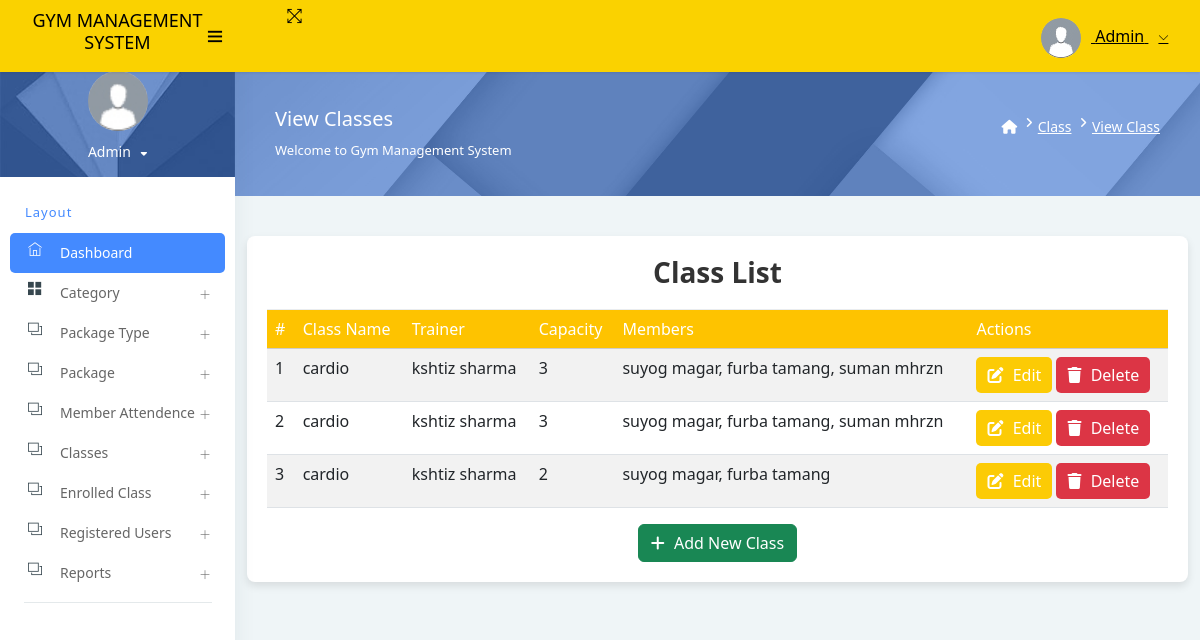
Page /classlist/ on the committed database.
### app/models.py (models this page shows, shortened)
class Class(models.Model):
    name = models.CharField(max_length=100)
    trainer = models.ForeignKey(Trainer, on_delete=models.SET_NULL, null=True, blank=True)
    schedule = models.CharField(max_length=255, default="To be determined")  # e.g., "Monday, Wednesday 6:00 PM"
    capacity = models.PositiveIntegerField()
    members = models.ManyToManyField(Signup, blank=True)
    creationdate = models.DateTimeField(auto_now_add=True)

class Trainer(models.Model):
    user = models.OneToOneField(User, on_delete=models.CASCADE, null=True, blank=True)
    first_name = models.CharField(max_length=100, null=True)
    last_name = models.CharField(max_length=100, null=True)
    email = models.EmailField(null=True, blank=True)
    phone = models.CharField(max_length=15)
    address = models.TextField()
    experience = models.PositiveIntegerField(null=True, blank=True)
    is_verified = models.BooleanField(default=False)
    created_at = models.DateTimeField(auto_now_add=True)

class Signup(models.Model):
    user = models.OneToOneField(User, on_delete=models.CASCADE, null=True)  # One-to-One link with User
    mobile = models.CharField(max_length=15, null=True)
    state = models.CharField(max_length=150, null=True)
    city = models.CharField(max_length=150, null=True)
    address = models.CharField(max_length=200, null=True)
    creationdate = models.DateTimeField(auto_now_add=True)

### app/views.py (the view)
# urls.py: path('classlist/', class_list, name='classlist'),
def class_list(request):
    classes = Class.objects.all()
    return render(request, 'admin/classlist.html', {'classes': classes})

### templates/admin/classlist.html (shortened to what this page needs)
{% extends 'admin_base.html' %}
{% load static %}
{% block main %}
<div class="page-header">
    <div class="page-block">
        <div class="row align-items-center">
            <div class="col-md-8">
                <div class="page-header-title">
                    <h5 class="m-b-10">View Classes</h5>
                    <p class="m-b-0">Welcome to Gym Management System</p>
                </div>
            </div>
            <div class="col-md-4">
                <ul class="breadcrumb-title">
                    <li class="breadcrumb-item">
                        <a href="{% url 'admin_home' %}"> <i class="fa fa-home"></i> </a>
                    </li>
                    <li class="breadcrumb-item"><a href="#">Class</a></li>
                    <li class="breadcrumb-item"><a href="#">View Class</a></li>
                </ul>
            </div>
        </div>
    </div>
</div>
<link rel="stylesheet" href="https://cdn.jsdelivr.net/npm/bootstrap@5.3.0/dist/css/bootstrap.min.css">
<link rel="stylesheet" href="https://cdnjs.cloudflare.com/ajax/libs/font-awesome/6.4.0/css/all.min.css">
<div class="container">
    <div class="table-container">
        <h3>Class List</h3>
        <table class="table table-striped">
            <thead>
                <tr>
                    <th>#</th>
                    <th>Class Name</th>
                    <th>Trainer</th>
                    <th>Capacity</th>
                    <th>Members</th>
                    <th>Actions</th>
                </tr>
            </thead>
            <tbody>
                {% for class in classes %}
                <tr>
                    <td>{{ forloop.counter }}</td>
                    <td>{{ class.name }}</td>
                    <td>{{ class.trainer.first_name }} {{ class.trainer.last_name }}</td>
                    <td>{{ class.capacity }}</td>
                    <td>
                        {% if class.members.all %}
                            {% for member in class.members.all %}
                                {{ member.user.first_name }} {{ member.user.last_name }}{% if not forloop.last %}, {% endif %}
                            {% endfor %}
                        {% else %}
                            <em>No Members</em>
                        {% endif %}
                    </td>
                    <td>
                        <a href="{% url 'edit_class' class.id %}" class="btn btn-edit">
                            <i class="fa fa-edit"></i> Edit
                        </a>
                        <a href="{% url 'delete_class' class.id %}" class="btn btn-delete" onclick="return confirm('Are you sure you want to delete this class?');">
                            <i class="fa fa-trash"></i> Delete
                        </a>
                    </td>
                </tr>
                {% empty %}
                <tr>
                    <td colspan="6" class="text-center">No classes available.</td>
                </tr>
                {% endfor %}
            </tbody>
        </table>
        <div class="text-center mt-3">
            <a href="{% url 'add_class' %}" class="btn btn-success">
                <i class="fa fa-plus"></i> Add New Class
            </a>
        </div>
    </div>
</div>
{% endblock %}

### templates/admin/classlist.html (style rules this page uses)
.table-container { max-width: 1000px; margin: 40px auto; padding: 20px; background: #fff; border-radius: 8px; box-shadow: 0 4px 8px rgba(0, 0, 0, 0.1); }
.table-container h3 { text-align: center; margin-bottom: 20px; color: #333; font-weight: bold; }
.table th { background-color: rgb(254, 195, 0); color: white; }
.btn-edit { background-color: rgb(252, 203, 5); color: white; padding: 5px 10px; border-radius: 5px; }
.btn-delete { background-color: #dc3545; color: white; padding: 5px 10px; border-radius: 5px; }

### rows in the picture
Class: name "cardio", trainer.first_name "kshtiz", trainer.last_name "sharma", capacity "3"
Signup: user.first_name "suyog", user.last_name "magar"
Signup: user.first_name "furba", user.last_name "tamang"
Signup: user.first_name "suman", user.last_name "mhrzn"
Class: name "cardio", trainer.first_name "kshtiz", trainer.last_name "sharma", capacity "3"
Class: name "cardio", trainer.first_name "kshtiz", trainer.last_name "sharma", capacity "2"
